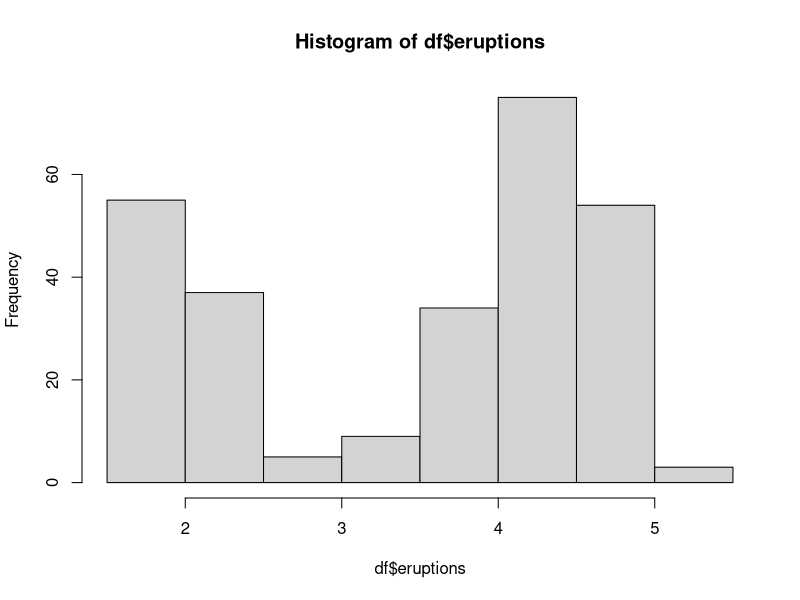
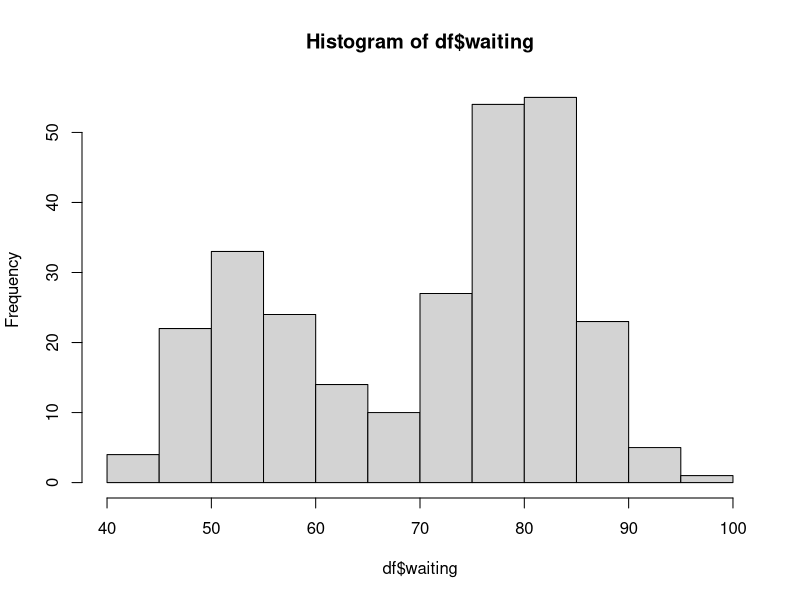
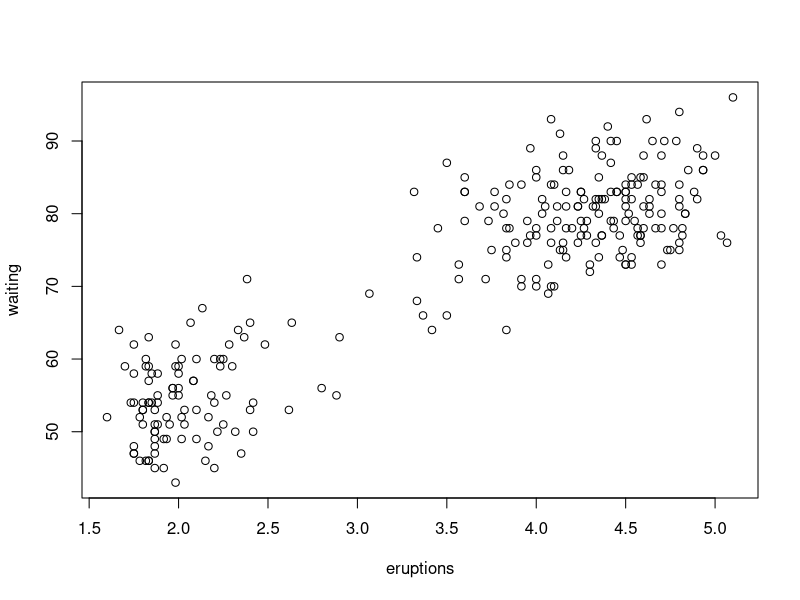

Source code (R) for these figures, in order:
library(tidyverse)

# load dataset
df <- faithful

# summary stats
summary(df)

# histograms
hist(df$eruptions)
hist(df$waiting)

# scatterplot
plot(df)
